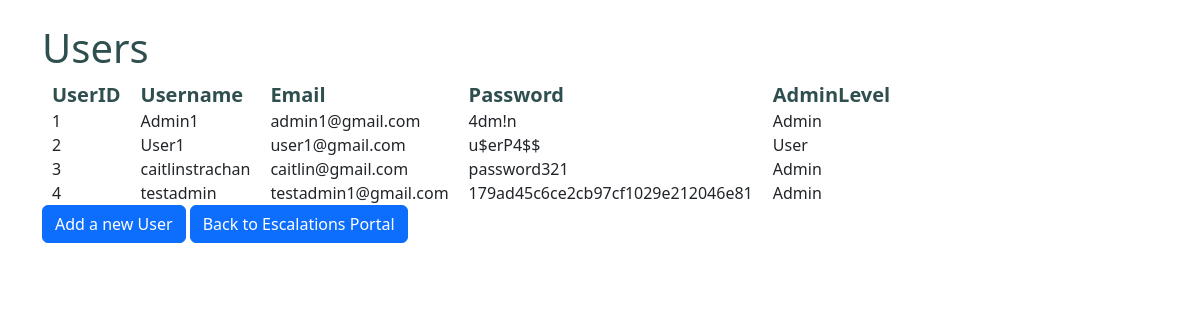
The page /users (signed in) on the database as committed earlier.
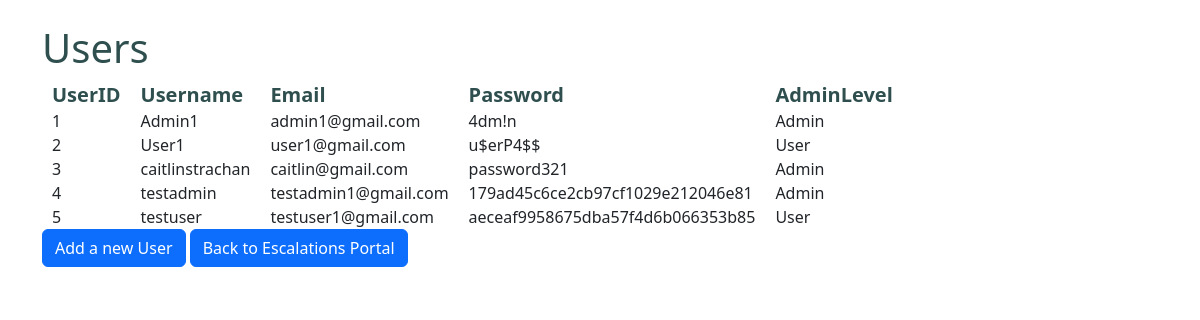
The same page on the database as committed later.
### tables this page shows
CREATE TABLE USERS
         (UserID INTEGER PRIMARY KEY AUTOINCREMENT NOT NULL,
          Username           TEXT    NOT NULL,
          Email              VARCHAR(50)    NOT NULL,
          Password           VARCHAR(50)    NOT NULL,
          AdminLevel         TEXT    NOT NULL);

### views.py (the view)
@app.route("/users")
def users():
    conn = get_db_connection()
    cursor = conn.cursor()
    cursor.execute('SELECT * FROM USERS')
    users = cursor.fetchall()
    adminLevel = session['adminLevel']
    if 'loggedin' in session:
        if 'Admin' in adminLevel:
           return render_template("users.html", users=users)
        else:
           return render_template("notAdminErrorPage.html")
    return redirect(url_for('login'))

### views.py (called while the page is built)
def get_db_connection():
    conn = sql.connect('ticketdb.db')
    conn.row_factory = sql.Row
    return conn

### TicketSystem/templates/users.html (shortened to what this page needs)
﻿<!DOCTYPE html>
{% extends 'base.html' %}
{% block content%}
<body>
    <h1>Users</h1>
    <table>
        <thead>
        <td>UserID</td>
        <td>Username</td>
        <td>Email</td>
        <td>Password</td>
        <td>AdminLevel</td>
        </thead>
        {% for user in users %}
        <tr>
            <td>{{user["UserID"]}}</td>
            <td>{{user["Username"]}}</td>
            <td>{{user["Email"]}}</td>
            <td>{{user["Password"]}}</td>
            <td>{{user["AdminLevel"]}}</td>
        </tr>
        {% endfor %}
    </table>
    <a href="newuser" class="btn btn-primary">Add a new User</a>
    <a href="dashboard" class="btn btn-primary">Back to Escalations Portal</a>
</body>
{% endblock %}

Rows that differ between the two databases and show on the page:
added USERS: UserID "5", Username "testuser", Email "testuser1@gmail.com", Password "aeceaf9958675dba57f4d6b066353b85", AdminLevel "User"
